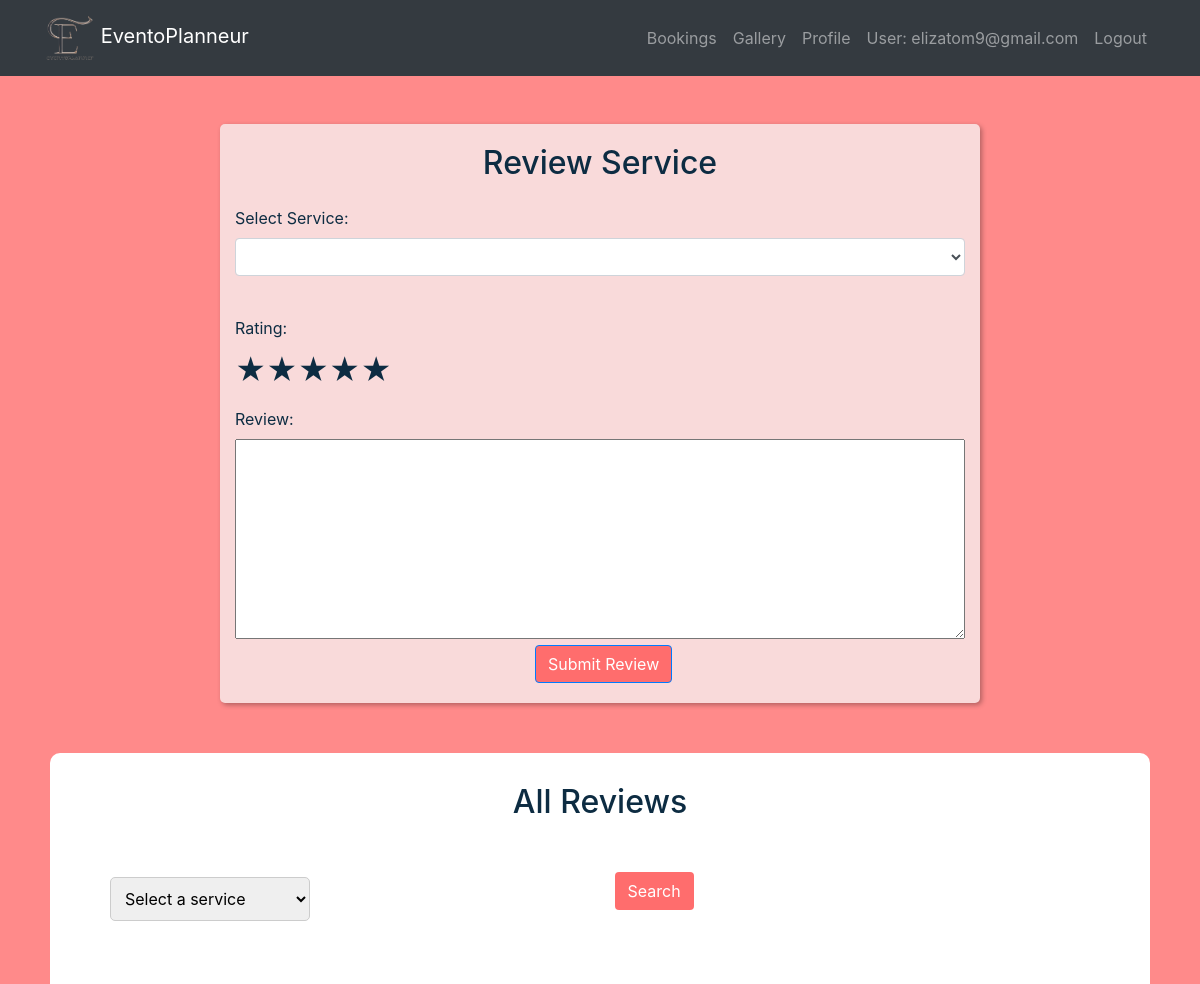
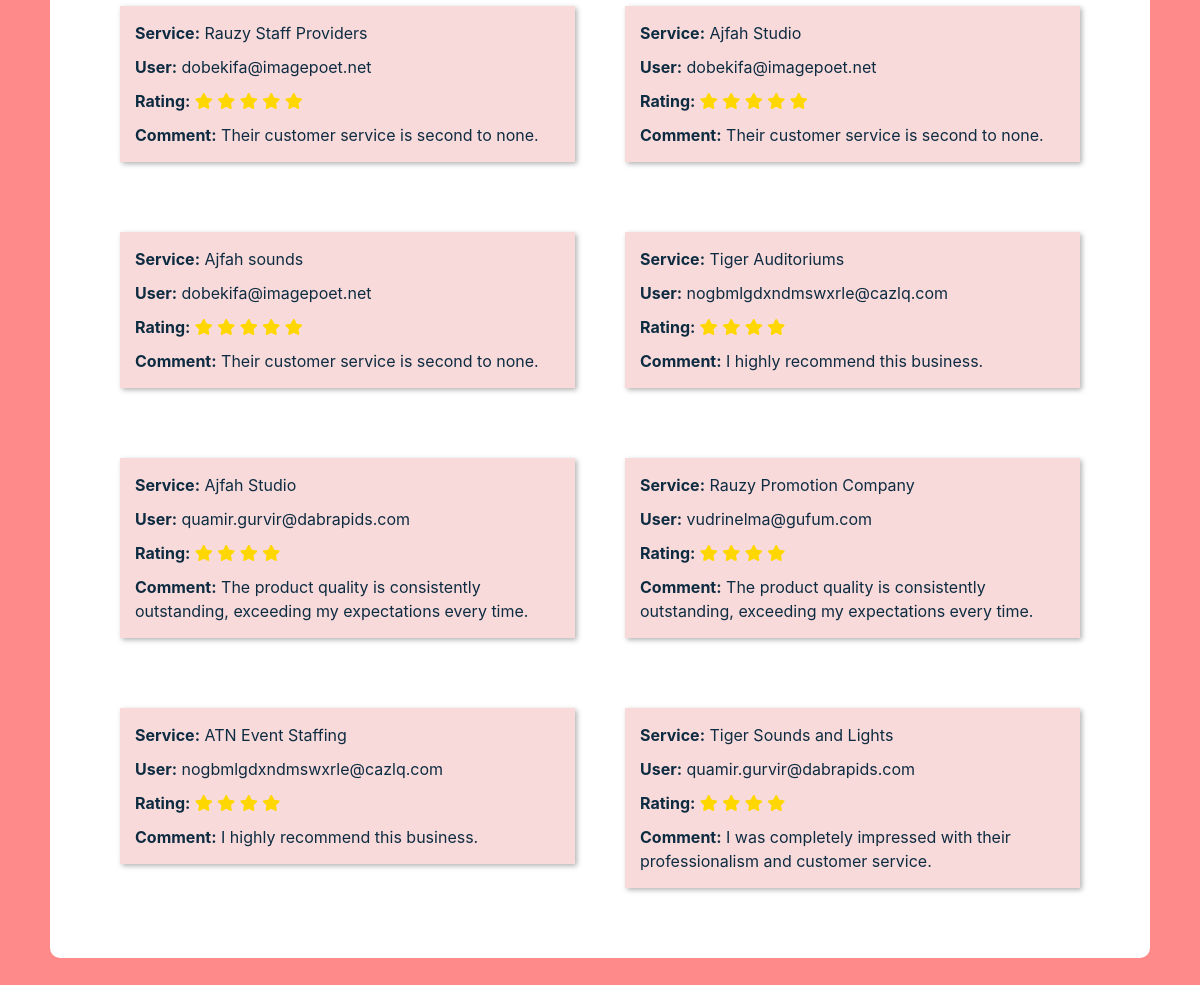
The app's page /review_service/ (signed in) with its own data (2 pictures, top to bottom).
### eventapp/models.py (models this page shows, shortened)
class CustomUser(AbstractUser):
    username = None
    USERNAME_FIELD  = 'email'
    email = models.EmailField(unique=True)
    password = models.CharField(max_length=128)
    is_organizer = models.BooleanField(default=False)
    is_provider = models.BooleanField(default=False)
    is_attendee = models.BooleanField(default=False)
    is_verified = models.BooleanField(default=False)
    verification_token = models.CharField(max_length=100, blank=True, null=True)
    REQUIRED_FIELDS = []
    objects = CustomUserManager()
    def __str__(self):
        return self.email

class Review(models.Model):
    user = models.ForeignKey(CustomUser, on_delete=models.CASCADE)
    service = models.ForeignKey(Service, on_delete=models.CASCADE)
    rating = models.IntegerField()
    comment = models.TextField()

class Service(models.Model):
    name = models.CharField(max_length=255)
    category = models.CharField(max_length=100)
    image = models.ImageField(upload_to='service_images/')
    locations = models.TextField(null=True)
    services_provided = models.TextField()
    description = models.TextField()
    rating = models.IntegerField(default=0, null=True)
    capacity = models.IntegerField(null=True)
    org_user = models.ForeignKey(CustomUser, on_delete=models.CASCADE, null=True, blank=True)
    rate = models.IntegerField(default=0, null=True)

### eventapp/views.py (the view)
# urls.py: path('review_service/', views.review_service, name='review_service'),
@login_required
def review_service(request):
    review_submitted = False
    if request.method == 'POST':
        form = ReviewForm(request.POST)
        if form.is_valid():
            service_id = request.POST.get('service_id')
            service = Service.objects.get(id=service_id)
            review = form.save(commit=False)
            review.user = request.user
            review.service = service
            review.save()
            review_submitted = True
    else:
        form = ReviewForm()
    completed_services = BookService.objects.filter(org_user=request.user, status='service completed')
    service_id = request.GET.get('q')
    services = Service.objects.all()
    reviews = Review.objects.all()
    query = request.GET.get('q')
    if query:
        reviews = reviews.filter(service=query)
    context = {'form': form, 'completed_services': completed_services, 'review_submitted': review_submitted,'reviews': reviews, 'services': services, 'query': query}
    return render(request, 'review_service.html', context)

### eventapp/forms.py
class ReviewForm(forms.ModelForm):
    class Meta:
        model = Review
        fields = ['rating', 'comment']

### templates/review_service.html (shortened to what this page needs)
{% load static %}
<!DOCTYPE html>
<html lang="en">
<head>
  <link rel="stylesheet" href="https://maxcdn.bootstrapcdn.com/bootstrap/4.5.2/css/bootstrap.min.css">
  <link rel="stylesheet" href="https://cdnjs.cloudflare.com/ajax/libs/font-awesome/5.15.1/css/all.min.css">
</head>
<body>
  <nav class="navbar navbar-expand-md bg-dark navbar-dark">
    <div class="container">
      <a class="navbar-brand" href="{% url 'eventapp:orghome' %}">
        <img src="{% static 'images/Eventoplanneur.png' %}" alt="Logo" width="50"> EventoPlanneur
      </a>
      <div class="collapse navbar-collapse" id="navbarCollapse">
        <ul class="navbar-nav ml-auto">
          <li class="nav-item"><a class="nav-link" href="{% url 'eventapp:bookings' %}">Bookings</a></li>
          <li class="nav-item"><a class="nav-link" href="{% url 'eventapp:gallery' %}">Gallery</a></li>
          <li class="nav-item"><a class="nav-link" href="{% url 'eventapp:org_profile' %}">Profile</a></li>
          <li class="nav-item">
              {% if user.is_authenticated %}
              <a class="nav-link" >User: {{ user.email }}</a>
              <li class="nav-item"><a href="{% url 'eventapp:logout' %}" class="nav-link">Logout</a></li>
              {% endif %}
            </li>
        </ul>
      </div>
    </div>
  </nav>
{% block content %}
  <div class="container mt-5">
    <div class="row">
      <div class="col-md-8 offset-md-2">
        <h2 class="text-center mb-4">Review Service</h2>
        <form method="post" action="{% url 'eventapp:review_service' %}">
          <div class="form-group">
            <label for="service_id">Select Service:</label>
            <select class="form-control" name="service_id" id="service_id">
            </select>
          </div>
          <br><label for="rating">Rating:</label><br>
          <div class="rating">
  <label for="star5"></label>
  <label for="star4"></label>
  <label for="star3"></label>
  <label for="star2"></label>
  <label for="star1"></label>
</div>
<br><label for="comment">Review:</label><br>
{{ form.comment }}
          <button type="submit" class="btn btn-primary">Submit Review</button>
        </form>
      </div>
    </div>
  </div>
{% endblock %}
<div class="reviews">
  <h2>All Reviews</h2>
  <div id="search">
  <form method="GET">
  <select name="q" id="service-select">
      <option value="">Select a service</option>
  </select>
    <button class="btn" type="submit">Search</button>
  </form>
  <div class="row">
    {% for review in reviews|dictsortreversed:"rating"|slice:":8" %}
    <div class="col-md-6">
        <div class="review">
            <p><strong>Service:</strong> {{ review.service.name }}</p>
            <p><strong>User:</strong> {{ review.user }}</p>
            <p><strong>Rating:</strong>
                {% for _ in ""|ljust:review.rating %}
                    <i class="fas fa-star" style="color: #ffd700;"></i>
                {% endfor %}
            </p>
            <p><strong>Comment:</strong> {{ review.comment }}</p>
        </div>
    </div>
{% empty %}
    <p>No reviews found.</p>
{% endfor %}
  </div>
</div></div>
</body>
</html>

### templates/review_service.html (style rules this page uses)
#service-select { padding: 10px; font-size: 16px; border: 1px solid #ccc; border-radius: 5px; width: 200px; }
#service-select option { background-color: #f8f9fa; color: #333; }
#search { margin:50px; }
p { margin:10px; }
.review { background-color:#f9dada; box-shadow: 2px 2px 5px rgba(0, 0, 0, 0.3); padding:5px; margin:10px; }
.col-md-6 { margin-top:50px; border-radius: 15px; }
.reviews { background-color:white; margin:50px; padding: 10px; border-radius: 10px; }
h2 { margin-top:20px; text-align: center; }
body { background-color:#ff8a8a; color:#0d2c42; }
.btn { background-color:#ff6d6d; margin-left:300px; margin-bottom:20px; color:white; }
.col-md-8 { background-color:#f9dada; border-radius: 5px; box-shadow: 2px 2px 5px rgba(0, 0, 0, 0.3); }
.rating { display: inline-block; }
nav { position: fixed; z-index:20; }
.rating label { float: right; cursor: pointer; transition: color 0.3s, transform 0.3s, box-shadow 0.3s; }
.rating label:before { content: '\2605'; font-size: 30px; transition: color 0.3s; }
textarea { width:100%; height:200px; }

### records on screen
CustomUser: email "elizatom9@gmail.com"
Review: service.name "Rauzy Staff Providers", user "dobekifa@imagepoet.net", rating 5 (drawn), comment "Their customer service is second to none."
Review: service.name "Ajfah Studio", user "dobekifa@imagepoet.net", rating 5 (drawn), comment "Their customer service is second to none."
Review: service.name "Ajfah sounds", user "dobekifa@imagepoet.net", rating 5 (drawn), comment "Their customer service is second to none."
Review: service.name "Tiger Auditoriums", user "nogbmlgdxndmswxrle@cazlq.com", rating 4 (drawn), comment "I highly recommend this business."
Review: service.name "Ajfah Studio", user "quamir.gurvir@dabrapids.com", rating 4 (drawn), comment "The product quality is consistently outstanding, exceeding my expectations every time."
Review: service.name "Rauzy Promotion Company", user "vudrinelma@gufum.com", rating 4 (drawn), comment "The product quality is consistently outstanding, exceeding my expectations every time."
Review: service.name "ATN Event Staffing", user "nogbmlgdxndmswxrle@cazlq.com", rating 4 (drawn), comment "I highly recommend this business."
Review: service.name "Tiger Sounds and Lights", user "quamir.gurvir@dabrapids.com", rating 4 (drawn), comment "I was completely impressed with their professionalism and customer service."
